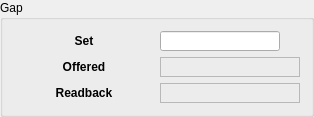
     <widget class="QGroupBox" name="groupBox_4">
      <property name="title">
       <string>Gap</string>
      </property>
      <layout class="QGridLayout" name="gridLayout_5">
       <item row="0" column="0">
        <layout class="QVBoxLayout" name="verticalLayout_7">
         <item>
          <widget class="QLabel" name="label_10">
           <property name="minimumSize">
            <size>
             <width>140</width>
             <height>20</height>
            </size>
           </property>
           <property name="maximumSize">
            <size>
             <width>16777215</width>
             <height>20</height>
            </size>
           </property>
           <property name="font">
            <font>
             <weight>75</weight>
             <bold>true</bold>
            </font>
           </property>
           <property name="text">
            <string>Set</string>
           </property>
           <property name="alignment">
            <set>Qt::AlignCenter</set>
           </property>
           <property name="buddy">
            <cstring>qcalineeditplugin_3</cstring>
           </property>
          </widget>
         </item>
         <item>
          <widget class="QLabel" name="label_11">
           <property name="minimumSize">
            <size>
             <width>140</width>
             <height>20</height>
            </size>
           </property>
           <property name="maximumSize">
            <size>
             <width>16777215</width>
             <height>20</height>
            </size>
           </property>
           <property name="font">
            <font>
             <weight>75</weight>
             <bold>true</bold>
            </font>
           </property>
           <property name="text">
            <string>Offered</string>
           </property>
           <property name="alignment">
            <set>Qt::AlignCenter</set>
           </property>
          </widget>
         </item>
         <item>
          <widget class="QLabel" name="label_12">
           <property name="minimumSize">
            <size>
             <width>140</width>
             <height>20</height>
            </size>
           </property>
           <property name="maximumSize">
            <size>
             <width>16777215</width>
             <height>20</height>
            </size>
           </property>
           <property name="font">
            <font>
             <weight>75</weight>
             <bold>true</bold>
            </font>
           </property>
           <property name="text">
            <string>Readback</string>
           </property>
           <property name="alignment">
            <set>Qt::AlignCenter</set>
           </property>
          </widget>
         </item>
        </layout>
       </item>
       <item row="0" column="1">
        <layout class="QVBoxLayout" name="verticalLayout_8">
         <item>
          <layout class="QGridLayout" name="gridLayout_10">
           <item row="0" column="0">
            <widget class="QCaLineEditPlugin" name="qcalineeditplugin_3">
             <property name="minimumSize">
              <size>
               <width>0</width>
               <height>20</height>
              </size>
             </property>
             <property name="maximumSize">
              <size>
               <width>120</width>
               <height>20</height>
              </size>
             </property>
             <property name="focusPolicy">
              <enum>Qt::StrongFocus</enum>
             </property>
             <property name="variable" stdset="0">
              <string>SR14ID01:BL_GAP_REQUEST</string>
             </property>
             <property name="precision" stdset="0">
              <UInt>3</UInt>
             </property>
             <property name="addUnits" stdset="0">
              <bool>false</bool>
             </property>
            </widget>
           </item>
           <item row="0" column="1">
            <widget class="QELabelPlugin" name="qcalabelplugin_18">
             <property name="variable" stdset="0">
              <string>SR14ID01:BL_GAP_REQUEST.EGU</string>
             </property>
            </widget>
           </item>
          </layout>
         </item>
         <item>
          <widget class="QELabelPlugin" name="qcalabelplugin_7">
           <property name="minimumSize">
            <size>
             <width>140</width>
             <height>20</height>
            </size>
           </property>
           <property name="maximumSize">
            <size>
             <width>16777215</width>
             <height>20</height>
            </size>
           </property>
           <property name="frameShape">
            <enum>QFrame::StyledPanel</enum>
           </property>
           <property name="frameShadow">
            <enum>QFrame::Sunken</enum>
           </property>
           <property name="alignment">
            <set>Qt::AlignCenter</set>
           </property>
           <property name="variable" stdset="0">
            <string>SR14ID01:SUGG_MONITOR</string>
           </property>
           <property name="precision" stdset="0">
            <UInt>3</UInt>
           </property>
           <property name="useDbPrecision" stdset="0">
            <bool>true</bool>
           </property>
          </widget>
         </item>
         <item>
          <widget class="QELabelPlugin" name="qcalabelplugin_8">
           <property name="minimumSize">
            <size>
             <width>140</width>
             <height>20</height>
            </size>
           </property>
           <property name="maximumSize">
            <size>
             <width>16777215</width>
             <height>20</height>
            </size>
           </property>
           <property name="frameShape">
            <enum>QFrame::StyledPanel</enum>
           </property>
           <property name="frameShadow">
            <enum>QFrame::Sunken</enum>
           </property>
           <property name="alignment">
            <set>Qt::AlignCenter</set>
           </property>
           <property name="variable" stdset="0">
            <string>SR14ID01:GAP_MONITOR</string>
           </property>
           <property name="precision" stdset="0">
            <UInt>3</UInt>
           </property>
          </widget>
         </item>
        </layout>
       </item>
      </layout>
     </widget>
